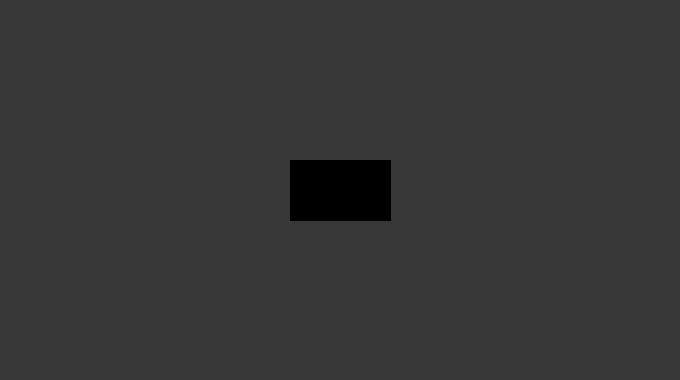
Frame 1 (no input)
Frame 60 (the mouse pressed at the canvas centre just before this capture): identical to frame 1, image omitted
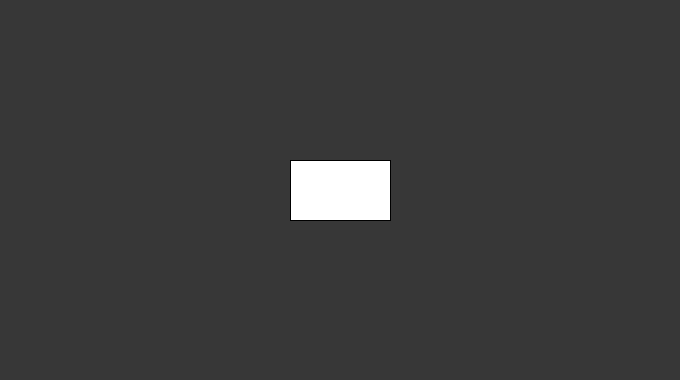
Frame 120 (the mouse held since frame 60 and released just before this capture)

The Processing sketch that drew these frames (run headless with seeded random() and noise(); from frame 60 on, the mouse is pressed at the canvas centre):

// Processing sketch: J_DelimitingRegion
// ── J_DelimitingRegion.pde
float recX;
float recY;
float fill;

void setup() {
  size(680, 380);
  recX = width/2;
  recY = height/2;
  fill = 0;
}

void draw() {
  background(55);

  fill(fill);
  rectMode(CENTER);
  rect(recX, recY, 100, 60);

  if (mouseX>(width/2)-50&&mouseX<(width/2)+50) {

    if (mouseY>(height/2)-30&&mouseY<(height/2)+30) {
      fill= 255;
    } else {
      fill = 0;
    }
  } else {
    fill = 0;
  }
}
